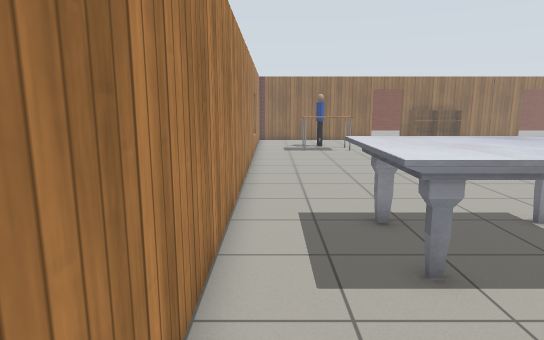
view 1 (above)

16 first-person views from a walk through a robot-simulator world made for Gazebo. The camera is 1.3 m above the floor, tilts 10° down and sees 75° across. The floor is counted in squares, 0.5 m on a side. Each view is taken from the middle of a square. On the plan, view 1 faces up. The plan holds only what a view shows up to about 20 squares ahead; the rest is blank. The place goes on beyond the plan. Simple patterns stand in for the simulator's built-in surfaces. Simple shapes stand in for some stock models.

view 2
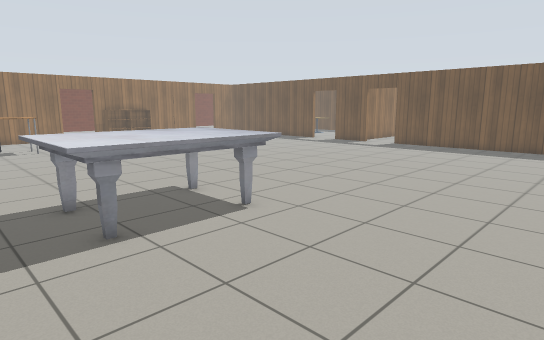

view 3
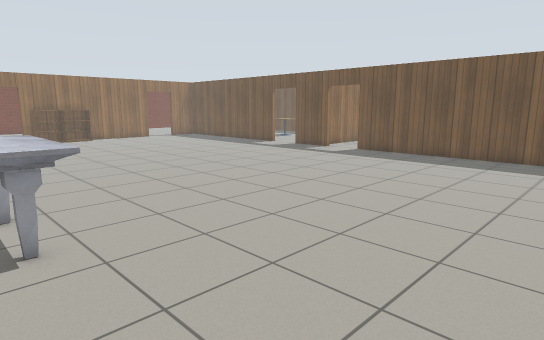

view 4
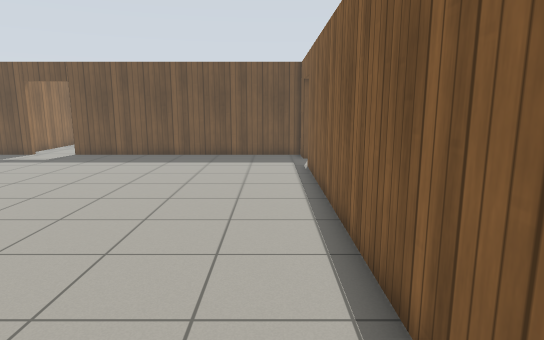

view 5
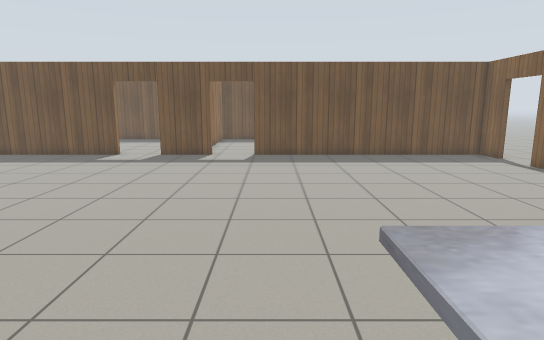

view 6
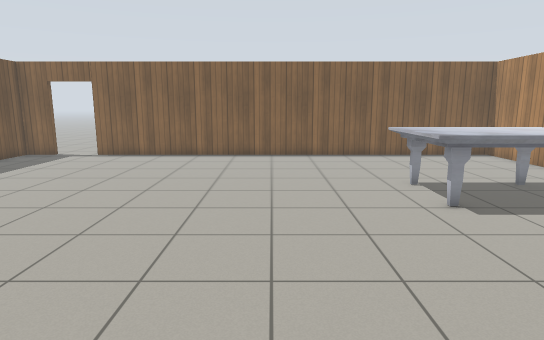

view 7
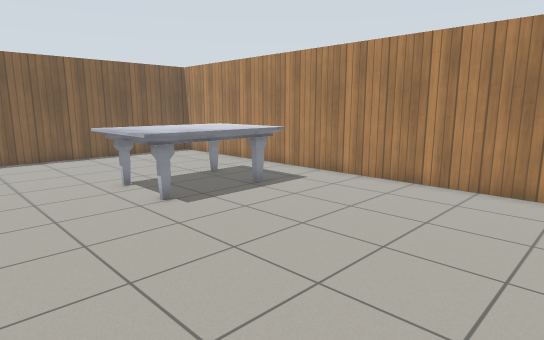

view 8
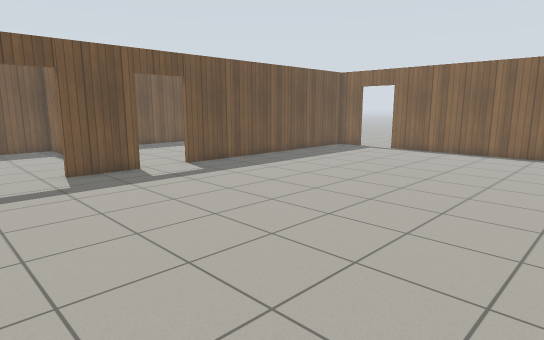

view 9
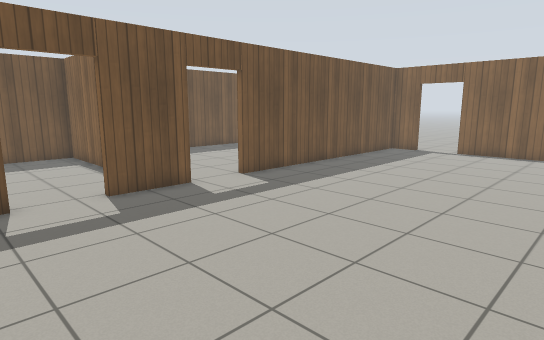

view 10
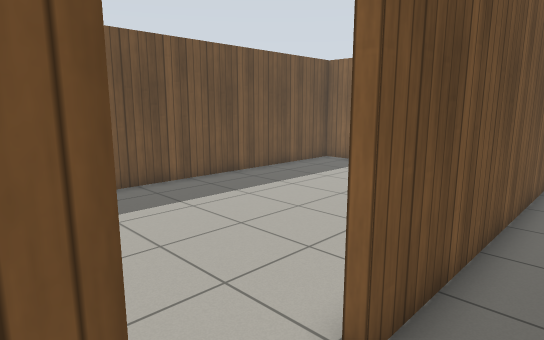

view 11
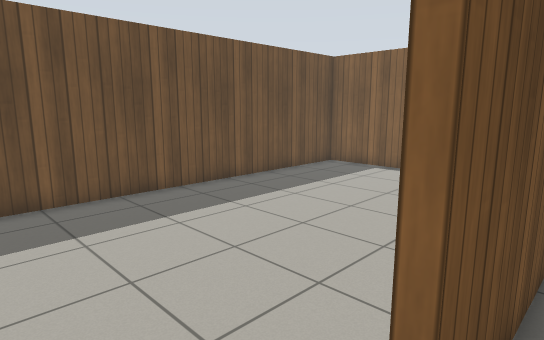

view 12
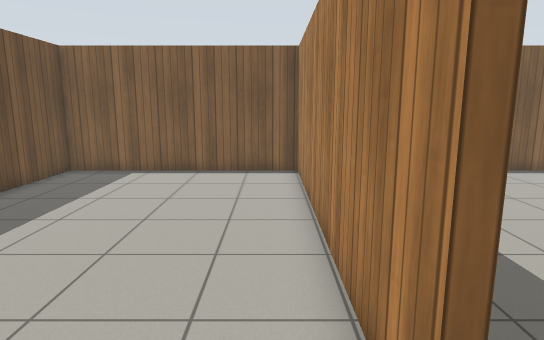

view 13
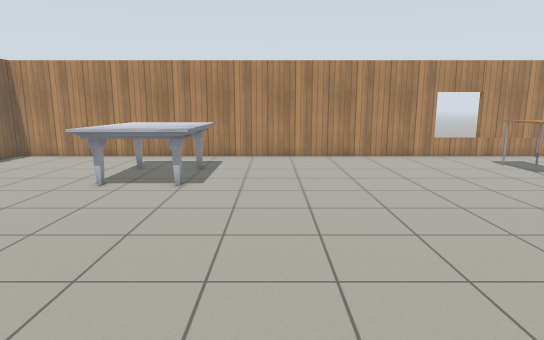

view 14
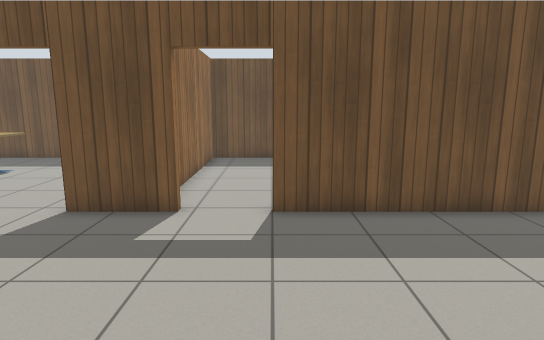

view 15
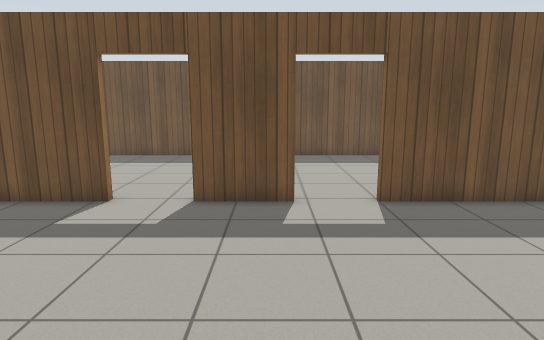

view 16
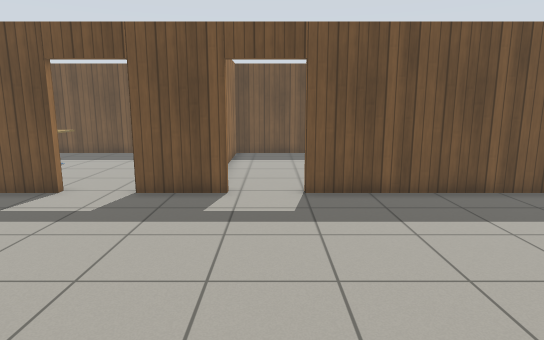

### Floor plan
Points are (right, up) in squares from view 1. A wall is a line through its corners. A room is listed if a view was taken in it or the views show most of it. See-through windows are left out.
Room 1 (views 1, 2, 3, 4, 5, 6, 7, 8, 9, 10, 11, 13, 14, 15, 16)
walls: (24.6, 12.3) (24.6, 15.3); (24.6, 17.5) (24.6, 20.5); (23.1, -2.6) (24.6, -2.6) (24.6, 10); (-1, 20.5) (-1, -2.6) (20.8, -2.6)
ways out: open door at (25, 11) to room 2; open door at (22, -3); open door at (25, 16.5)
objects: marble table (2, 5) to (7, 8)
Room 2 (view 12)
walls: (24.9, 10) (24.9, -2.6) (34.4, -2.6) (34.4, 13) (27.4, 13)
ways out: open door at (25, 11) to room 1

Positions as (right, up) in squares from view 1, and headings:
1: (0, 0), facing up
2: (0, -2), facing up-right
3: (5, -2), facing up-right
4: (5, -1), facing right
5: (5, 9), facing right
6: (11, 17), facing down
7: (11, 17), facing down-left
8: (10, 19), facing down-right
9: (14, 19), facing down-right
10: (23, 13), facing down-right
11: (24, 12), facing down-right
12: (26, 12), facing down
13: (18, 11), facing left
14: (16, 10), facing right
15: (15, 13), facing right
16: (14, 11), facing right
